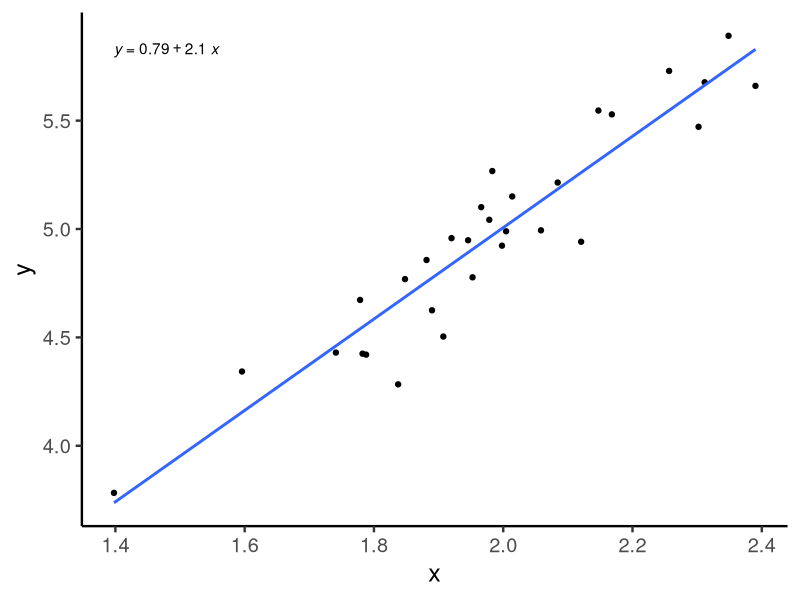
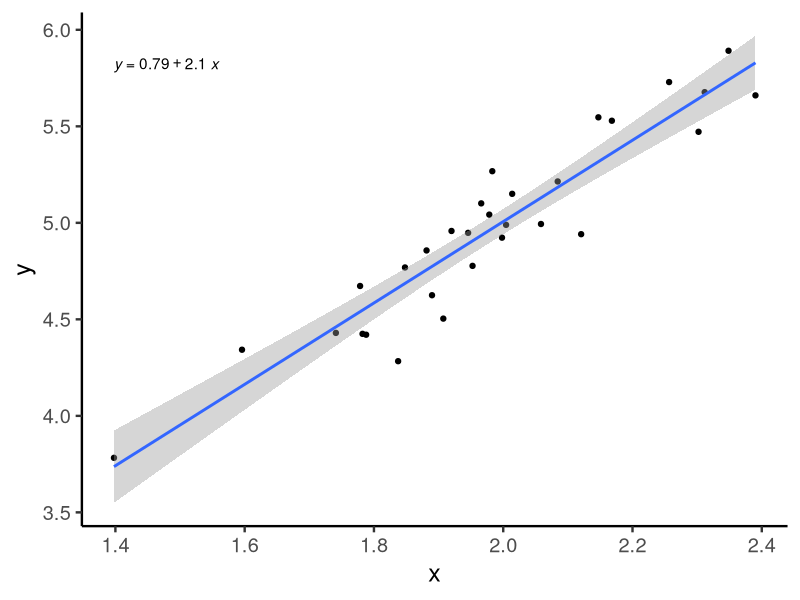
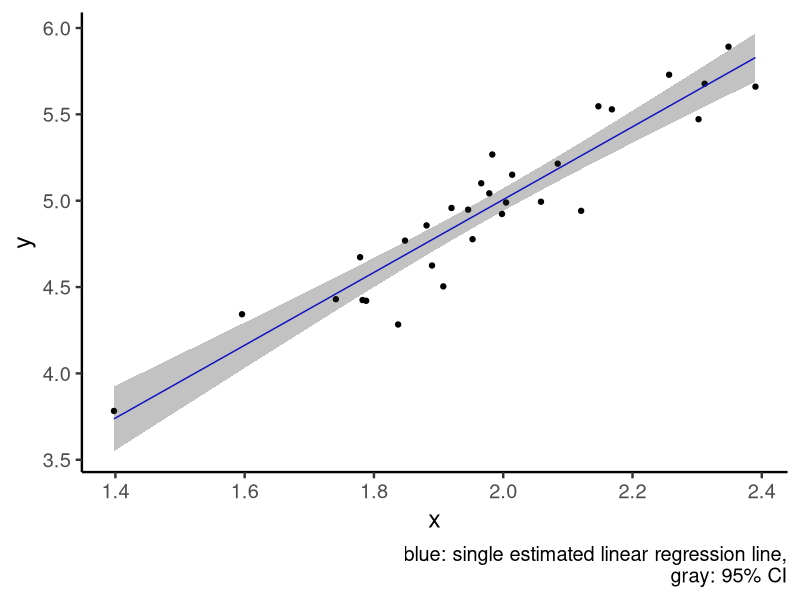
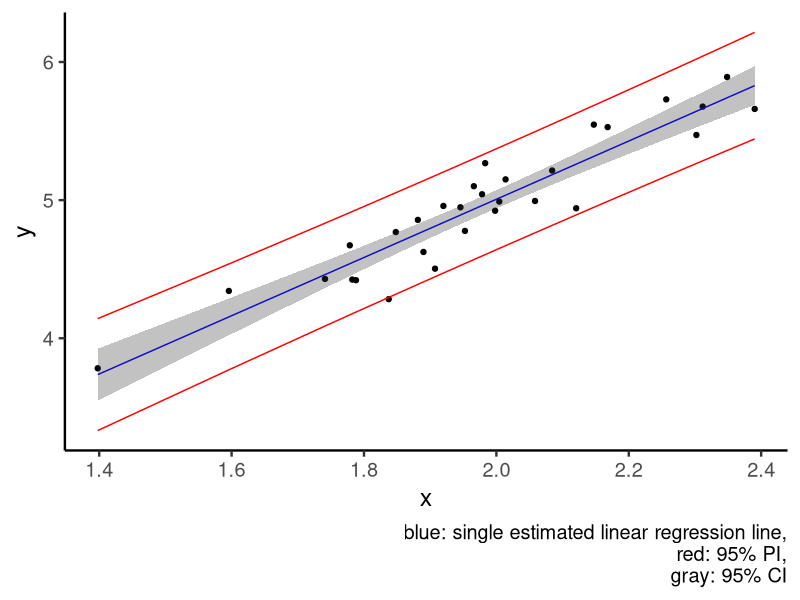
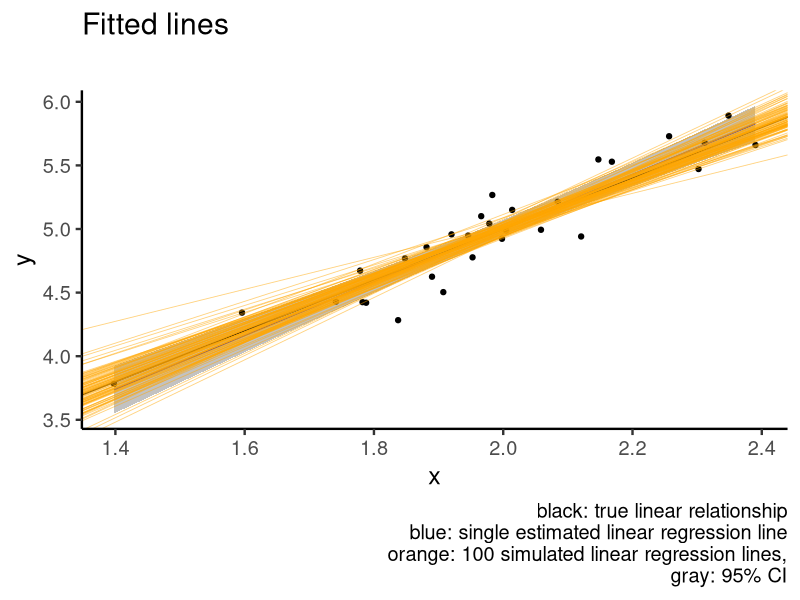

These charts were generated, in order, by the following R code:
## ---- chunk 1
## Some packages that we will be using
suppressPackageStartupMessages({
  library(tidyverse)
  library(broom)
  library(ggpubr)
})
## ---- chunk 2
set.seed(8)
theme_set(theme_classic(18))

n = 30
x = rnorm(n, 2, 0.2)
epsilon = rnorm(n, 0, 0.2)
y = 1 + 2*x + epsilon

df = tibble(x, y)

model = lm(y ~ x, data = df)

df %>% 
  ggplot(aes(x = x, y = y)) +
  geom_point() +
  geom_smooth(method = "lm", se = FALSE) +
  ggpubr::stat_regline_equation()
## ---- chunk 3
ci = confint(model)
slope_estimate = round(model$coefficients[2], 1)
## ---- chunk 4
confint(model)
## ---- chunk 5
df %>%
  ggplot(aes(x = x, y = y)) +
  geom_point() +
  ggpubr::stat_regline_equation() +
  geom_smooth(method = "lm", se = TRUE)
## ---- chunk 6
predict(model, interval = "prediction") %>% head
## ---- chunk 7
ci = broom::augment(model, interval = "confidence")
pi = broom::augment(model, interval = "prediction")

plotdf = tibble(
  x = ci$x,
  y = ci$y, 
  line = ci$.fitted,
  ci_lwr = ci$.lower,
  ci_upr = ci$.upper,
  pi_lwr = pi$.lower,
  pi_upr = pi$.upper)

plot1 = plotdf %>% 
  ggplot(aes(x = x, y = y)) +
  geom_point() + 
  geom_line(aes(x = x, y = line), colour = "blue") +
  geom_ribbon(aes(x = x, ymin = ci_lwr, ymax = ci_upr), fill = "gray20", alpha = 0.3) +
  labs(caption = "blue: single estimated linear regression line,
       gray: 95% CI")

plot1
## ---- chunk 8
plot2 = plot1 + 
  geom_ribbon(aes(x = x, ymin = pi_lwr, ymax = pi_upr), colour = "red", alpha = 0) +
  labs(caption = "blue: single estimated linear regression line,
      red: 95% PI,
      gray: 95% CI")

plot2
## ---- chunk 9
library(gganimate)
nsim = 100 ## Number of simulations
n = 30

sim_tbl = tibble(
  x = rnorm(n*nsim, 2, sd = 0.2),
  epsilon = rnorm(n*nsim, 0, sd = 0.2),
  y = 1 + 2*x + epsilon,
  sim_num = rep(1:nsim, n)) ## This tibble puts all the simulated data in one

sim_tbl

sim_lm_tbl = sim_tbl %>% 
  group_by(sim_num) %>% 
  tidyr::nest() %>% ## Group by simulation number and separately fit linear models
  dplyr::mutate(
    lm = purrr::map(.x = data, .f = ~ lm(y ~ x, data = .x)),
    lm_tidy = purrr::map(lm, broom::tidy))

sim_lm_tbl
## ---- chunk 10
sim_coef_tbl = sim_lm_tbl %>% 
  dplyr::select(sim_num, lm_tidy) %>% 
  unnest(lm_tidy) %>% 
  dplyr::select(sim_num, term, estimate) %>%
  tidyr::pivot_wider(names_from = "term",
                     values_from = "estimate")

sim_coef_tbl

plot1 +
  geom_abline(slope = 2, intercept = 1) +
  geom_abline(data = sim_coef_tbl,
              aes(slope = x, intercept = `(Intercept)`),
              size = 0.3, alpha = 0.5, colour = "orange") +
  labs(title = "Fitted lines",
       subtitle = "",
       caption = "black: true linear relationship
       blue: single estimated linear regression line
       orange: 100 simulated linear regression lines,
       gray: 95% CI")
